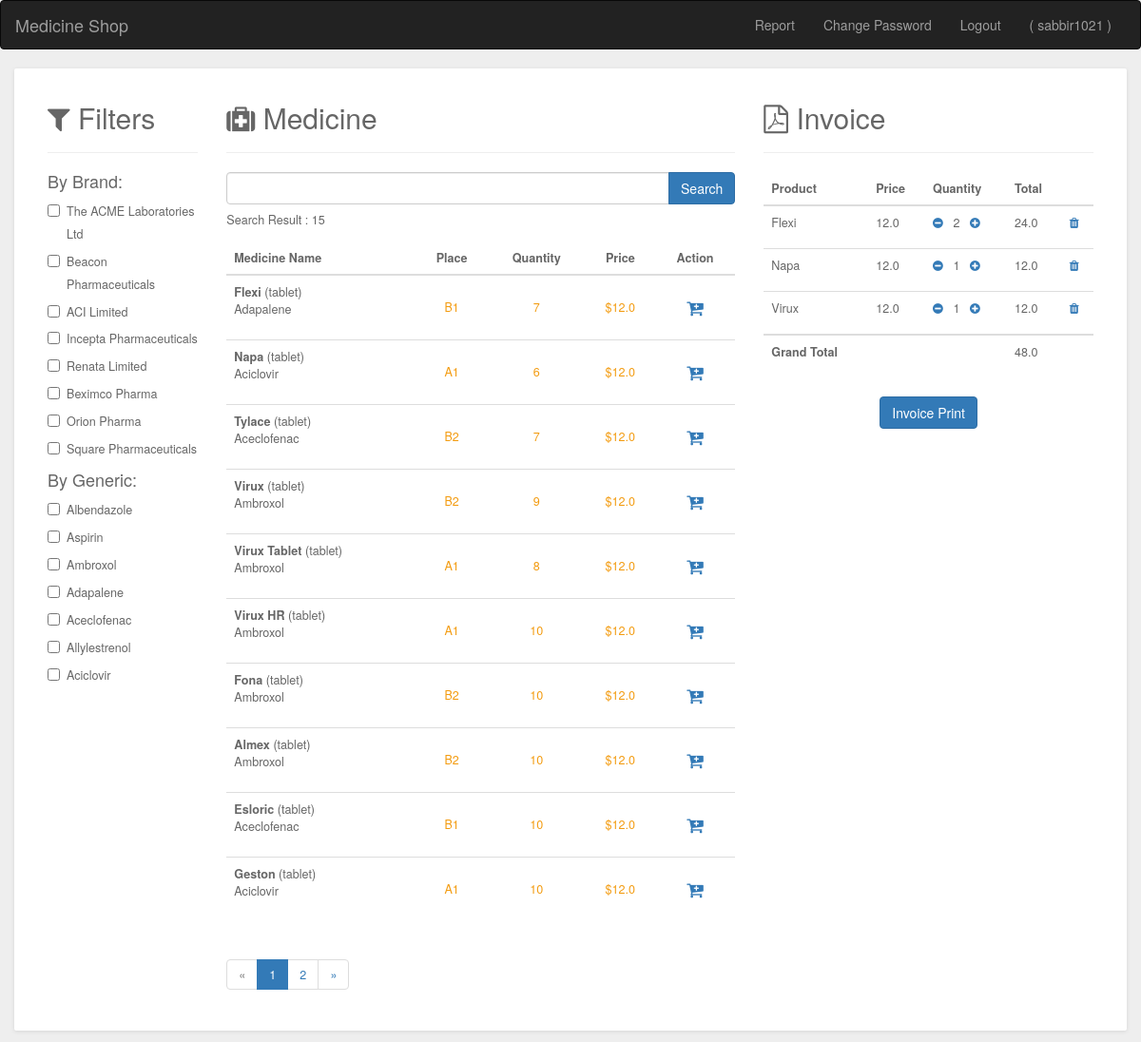
The page / (signed in) on the database as committed earlier.
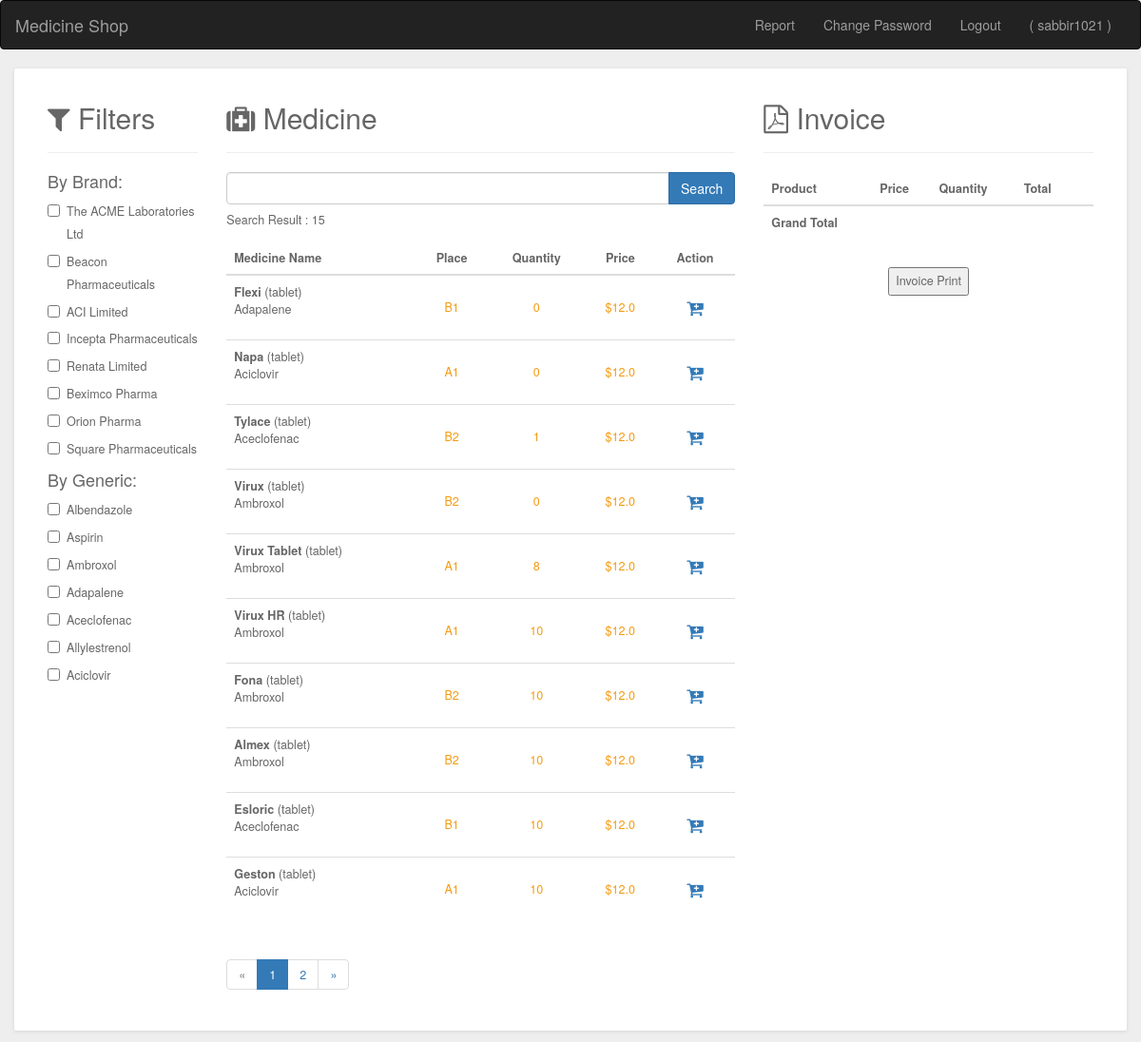
The same page on the database as committed later.
### accounts/models.py (models this page shows)
class User(AbstractUser):
    email = models.EmailField(unique=True)
    active = models.BooleanField(default=True)
    email_confirmed = models.BooleanField(default=False)
    class Meta:
        verbose_name = 'User'
        verbose_name_plural = '1. User'

### shop/models.py (models this page shows, shortened)
class Brand(models.Model):
    name  = models.CharField(max_length=150)

class Generic(models.Model):
    name  = models.CharField(max_length=150)
    def __str__(self):
        return self.name

class Medicine(models.Model):
    name  = models.CharField(max_length=150)
    buy_price = models.FloatField()
    sell_price = models.FloatField()
    generic = models.ForeignKey(Generic, on_delete=models.CASCADE)
    brand  = models.ForeignKey(Brand, on_delete=models.CASCADE)
    type =  models.CharField(max_length=15,choices=MEDICINE_TYPE)
    quantity = models.IntegerField()
    place = models.ForeignKey(Place, on_delete=models.CASCADE)

class Place(models.Model):
    name  = models.CharField(max_length=150)
    def __str__(self):
        return self.name

class OrderItem(models.Model):
    product = models.ForeignKey(Medicine, on_delete=models.CASCADE)
    order = models.ForeignKey(Order, on_delete=models.CASCADE)
    quantity = models.IntegerField(default=0, null=True, blank=True)
    class Meta:
            verbose_name = 'OrderItems'
            verbose_name_plural = '2. OrderItems'
    @property
    def get_total(self):
        return self.product.sell_price  * self.quantity

class Order(models.Model):
    user = models.ForeignKey(User, on_delete=models.CASCADE)
    complete_order = models.BooleanField()
    created_at = models.DateField(auto_now_add=True)
    updated_at = models.DateField(auto_now=True)
    class Meta:
            verbose_name = 'Orders'
            verbose_name_plural = '1. Orders'
    @property
    def get_cart_total(self):
        items = self.orderitem_set.all()
        return sum(i.get_total for i in items)

### shop/views.py (the view)
# urls.py: path('', views.HomeView.as_view(), name="home"),
@method_decorator(login_required, name='dispatch')
class HomeView(View):
    def get(self, request):
        brands = Brand.objects.all()
        generics = Generic.objects.all()
        medicines = Medicine.objects.all()
        medicines_count = medicines.count()
        paginator = Paginator(medicines, 10) # Show 25 contacts per page.
        page_number = request.GET.get('page')
        page_obj = paginator.get_page(page_number)
        try:
            order = get_object_or_404(Order, user=request.user,complete_order=False)
            items = order.orderitem_set.all() or None
        except:
            order = None
            items = None
        context = {
            'brands':brands,
            'generics':generics,
            'medicines':page_obj,
            'medicines_count':medicines_count,
            'order':order,
            'items':items
        }
        return render(request, "shop/home.html", context)

### templates/shop/home.html (shortened to what this page needs)
{% extends 'base.html' %}
{% load static %}
    {% block content %}
        <div class="row">
          <div class="col-md-12">
            <div class="grid search">
              <div class="grid-body">
                <div class="row">
                  <div class="col-md-2">
                    <h2 class="grid-title"><i class="fa fa-filter"></i> Filters</h2>
                    <hr>
                    <h4>By Brand:</h4>
                    {% for brand in brands %}
                    <div class="checkbox" id="brandfilterForm" data-brand-filter-url="{% url 'shop:ajax_load_search_and_filter' %}">
                      <label><input name="brand[]" type="checkbox" class="icheck" value="{{brand.name}}"> {{brand.name}}</label>
                    </div>
                    {% endfor %}
                    <h4>By Generic:</h4>
                    {% for generic in generics %}
                    <div class="checkbox">
                      <label><input name="generic[]" type="checkbox" class="icheck" value="{{generic.name}}"> {{generic.name}}</label>
                    </div>
                    {% endfor %}
                  </div>
                  <div class="col-md-6">
                    <h2><i class="fa fa-medkit" aria-hidden="true"></i> Medicine</h2>
                    <hr>
                    <div class="input-group" id="searchForm" data-search-url="{% url 'shop:ajax_load_search_and_filter' %}">
                        <input id="search" type="text" name="search" class="form-control">
                        <span class="input-group-btn">
                          <input class="btn btn-primary" type="submit" value="Search">
                        </span>
                    </div>
                  <div id="search_result">
                    <p>Search Result : {{medicines_count}}</p>
                    <div class="table-responsive">
                      <table class="table table-hover">
                        <thead>
                          <tr>
                            <th>Medicine Name</th>
                            <th class="rate text-center">Place</th>
                            <th class="rate text-center">Quantity</th>
                            <th class="rate text-center">Price</th>
                            <th class="rate text-center">Action</th>
                          </tr>
                        </thead>
                        <tbody>
                        {% for medicine in medicines %}
                        <tr>
                          <td class="product"><strong>{{medicine.name}}</strong> ({{medicine.type}})<br>{{medicine.generic}}</td>
                          <td class="rate text-center">{{medicine.place}}</td>
                          <td class="rate text-center">{{medicine.quantity}}</td>
                          <td class="rate text-center">${{medicine.sell_price}}</td>
                          <td class="price text-center">
                            <a style="font-weight: bold;" id="updateCart" name="cart[]" data-update-cart-url="{% url 'shop:update_item' %}" class="ml-4" data-product={{medicine.id}} data-action="add"><i class="fa fa-cart-plus" aria-hidden="true"></i></a></td>
                        </tr>
                        {% endfor %}
                      </tbody></table>
                    </div>
                    {% include 'partials/pagination.html' %}
                  </div>
                </div>
                  <div id="cart_result">
                  <div class="col-md-4">
                    <h2><i class="fa fa-file-pdf-o" aria-hidden="true"></i> Invoice </h2>
                    <hr>
                    <table class="table table-cart table-mobile">
                      <thead>
                        <tr>
                          <th>Product</th>
                          <th>Price</th>
                          <th>Quantity</th>
                          <th>Total</th>
                          <th></th>
                        </tr>
                      </thead>
                      <tbody>
                        {% for item in items %}
                        <tr>
                          <td class="product-col">
                            <div class="product">
                                <p>{{item.product.name}}</p>
                            </div>
                          </td>
                          <td class="price-col">{{item.product.sell_price}}</td>
                          <td class="quantity-col">
                              <div class="cart-product-quantity">
                              <a style="font-weight: bold;" class="mr-4" id="inupdateCart" name="incart[]" data-update-cart-url="{% url 'shop:update_item' %}" data-product = {{item.product.id}} data-action = "sub"><i class="fa fa-minus-circle" aria-hidden="true"></i></a>
                              &nbsp; {{item.quantity}}  &nbsp;
                              <a style="font-weight: bold;" class="ml-4" id="inupdateCart" name="incart[]" data-update-cart-url="{% url 'shop:update_item' %}" data-product = {{item.product.id}} data-action = "add"><i class="fa fa-plus-circle" aria-hidden="true"></i></a>
                              </div>
                          </td>
                          <td class="total-col">{{item.get_total}}</td>
                          <td class="remove-col"><a id="inupdateCart" name="incart[]" data-update-cart-url="{% url 'shop:update_item' %}" data-product = {{item.product.id}} data-action = "del"><i class="fa fa-trash" aria-hidden="true"></i></a></td>
                        </tr>
                        {% endfor %}
                      </tbody>
                      <tbody>
                        <tr>
                          <td class="product-col">
                            <div class="product">
                                <p><b>Grand Total</b></p>
                            </div>
                          </td>
                          <td class="total-col"></td>
                          <td class="total-col"></td>
                          <td class="total-col">{{order.get_cart_total}}</td>
                        </tr>
                      </tbody>
                    </table>
                    {% if order %}
                    <input class="center-block btn btn-primary" type="button" id="bt" onclick="show_alert()" order-data={{order.id}} value="Invoice Print" />
                    {% else %}
                    <input class="center-block" type="button" value="Invoice Print" />
                    {% endif %}
                  </div>
                </div>
                </div>
                </div>
              </div>
            </div>
          </div>
{% endblock content %}

### templates/base.html (shortened to what this page needs)
<!doctype html>
<html lang="en">
{% load static %}
<head>
    <!DOCTYPE html>
    <head>
        <link href="https://netdna.bootstrapcdn.com/bootstrap/3.3.6/css/bootstrap.min.css" rel="stylesheet">
      <link href="https://maxcdn.bootstrapcdn.com/font-awesome/4.7.0/css/font-awesome.min.css" rel="stylesheet" />
    </head>
</head>
<body>
    <nav class="navbar navbar-inverse">
        <div class="container-fluid">
          <div class="navbar-header">
            <a class="navbar-brand" href="{% url 'shop:home' %}">Medicine Shop</a>
          </div>
          <div class="collapse navbar-collapse" id="bs-example-navbar-collapse-1">
            <ul class="nav navbar-nav navbar-right">
              {% if request.user.is_authenticated %}
              <li class="nav-item">
                <a class="nav-link" href="{% url 'shop:report_generate' %}">Report</a>
              </li>
                <li class="nav-item">
                    <a class="nav-link" href="{% url 'accounts:change_password' %}">Change Password</a>
                </li>
                <li class="nav-item">
                    <a class="nav-link" href="{% url 'accounts:logout' %}">Logout</a>
                </li>
                <li class="nav-item">
                  <a class="nav-link" >( {{user}} )</a>
                </li>
              {% endif %}
            </ul>
          </div>
        </div>
      </nav>
    {% block content %}
    {% endblock content %}
  </body>
</html>

### templates/partials/pagination.html
<ul class="pagination">
    {% if medicines.has_previous %}
      <li><a href="?page={{ medicines.previous_page_number }}">«</a></li>
      <li><a href="?page={{ medicines.number|add:-1 }}">{{ medicines.number|add:-1 }}</a></li>
    {% else %}
      <li class="disabled"><a href="#">«</a></li>
    {% endif %}
    <li class="active"><a>{{ medicines.number }}</a></li>
    {% if medicines.has_next %}
      <li><a href="?page={{ medicines.number|add:1 }}">{{ medicines.number|add:1 }}</a></li>
      <li><a href="?page={{ medicines.next_page_number }}">»</a></li>
    {% else %}
      <li class="disabled"><a href="#">»</a></li>
    {% endif %}
  </ul>

### templates/partials/js.html (shortened to what this page needs)
{% load static %}

### templates/partials/css.html (style rules this page uses)
body { background:#eee; }
.btn { margin-bottom: 5px; }
.grid { position: relative; width: 100%; background: #fff; color: #666666; border-radius: 2px; margin-bottom: 25px; box-shadow: 0px 1px 4px rgba(0, 0, 0, 0.1); }
.grid .grid-body { padding: 15px 20px 15px 20px; font-size: 0.9em; line-height: 1.9em; }
.search table tr td.rate { color: #f39c12; line-height: 50px; }
.search table tr td.price { font-size: 1.5em; line-height: 50px; }
.row { margin-right: 0px; margin-left: 0px; }

Rows that differ between the two databases and show on the page:
removed OrderItem: product.name "Flexi", product.sell_price "12.0", quantity "2", get_total "24.0"
removed OrderItem: product.name "Napa", product.sell_price "12.0", quantity "1", get_total "12.0"
removed OrderItem: product.name "Virux", product.sell_price "12.0", quantity "1", get_total "12.0"
removed Order: get_cart_total "48.0"
changed Medicine "Flexi": quantity "7" → "0"
changed Medicine "Napa": quantity "6" → "0"
changed Medicine "Tylace": quantity "7" → "1"
changed Medicine "Virux": quantity "9" → "0"
Other text that changed with them:
form field value: (not shown) → "Invoice Print"
form field value: "Invoice Print" → (not shown)
